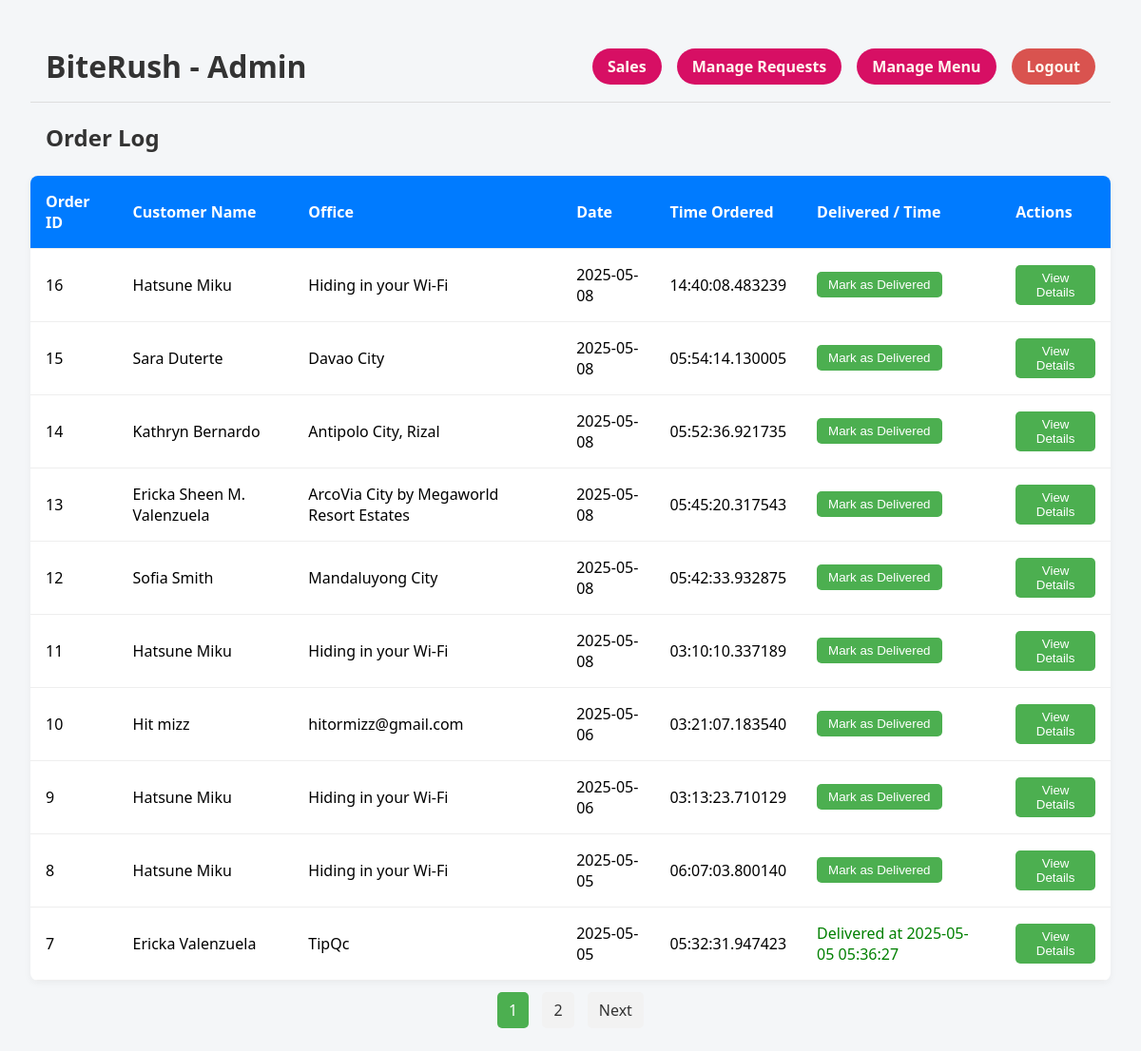
Screenshot of /admin_dashboard (signed in) with the database file from the repository.
### tables this page shows
CREATE TABLE Orders (
    Order_ID INTEGER PRIMARY KEY AUTOINCREMENT,
    Customer_ID INTEGER,
    Order_Type TEXT CHECK(Order_Type IN ('Walk-in', 'Delivery')) NOT NULL,
    Date DATE NOT NULL,
    Time_Ordered TIME NOT NULL,
    Requested_Delivery_Time TIME,
    Time_Delivered TIME,
    Delivered BOOLEAN NOT NULL,
    FOREIGN KEY (Customer_ID) REFERENCES Customers(Customer_ID)
);

CREATE TABLE Customers (
    Customer_ID INTEGER PRIMARY KEY AUTOINCREMENT,
    Name TEXT NOT NULL,
    Address TEXT NOT NULL,
    Phone TEXT NOT NULL,
    FOREIGN KEY (Phone) REFERENCES Users(Contact)
);

### app.py (the view)
@app.route('/admin_dashboard')
def admin_dashboard():
    if session.get('role') != 'admin':
        return redirect(url_for('home'))
    conn = get_db_connection()
    cursor = conn.cursor()
    page = int(request.args.get('page', 1))
    per_page = 10
    offset = (page - 1) * per_page
    cursor.execute("SELECT COUNT(*) FROM Orders")
    total_orders = cursor.fetchone()[0]
    total_pages = (total_orders + per_page - 1) // per_page
    cursor.execute("""
        SELECT o.Order_ID, o.Date, o.Time_Ordered, o.Delivered, o.Time_Delivered,
        c.Name AS Customer_Name, c.Address
        FROM Orders o
        LEFT JOIN Customers c ON o.Customer_ID = c.Customer_ID
        ORDER BY o.Date DESC, o.Time_Ordered DESC
        LIMIT ? OFFSET ?
    """, (per_page, offset))
    orders = cursor.fetchall()
    cursor.execute("SELECT COUNT(*) FROM Special_Requests WHERE Approved = 0")
    pending_requests = cursor.fetchone()[0]
    conn.close()
    return render_template(
        'admin_dashboard.html',
        orders=orders,
        current_page=page,
        total_pages=total_pages,
        pending_requests=pending_requests  # Passing the number of pending special requests
    )

### app.py (called while the page is built)
def get_db_connection():
    conn = sqlite3.connect(DB_PATH)
    conn.row_factory = sqlite3.Row
    return conn

### templates/admin_dashboard.html (shortened to what this page needs)
<!DOCTYPE html>
<html lang="en">
<head>
  <link rel="stylesheet" href="{{ url_for('static', filename='styles_admin_dashboard.css') }}">
</head>
<body>
  <header>
    <a href="admin_dashboard" class="logo">BiteRush - Admin</a>
    <div class="auth-buttons">
      <a class="btn-manage" href="{{ url_for('sales_summary') }}">Sales</a>
      <a class="btn-manage" href="{{ url_for('request_management') }}">Manage Requests</a>
      <a class="btn-manage" href="{{ url_for('menu_management') }}">Manage Menu</a>
      <a class="logout-link" href="{{ url_for('logout') }}">Logout</a>
    </div>
  </header>
  <main>
    <h2>Order Log</h2>
    <table>
      <thead>
        <tr>
          <th>Order ID</th>
          <th>Customer Name</th>
          <th>Office</th>
          <th>Date</th>
          <th>Time Ordered</th>
          <th>Delivered / Time</th>
          <th>Actions</th>
        </tr>
      </thead>
      <tbody>
        {% for order in orders %}
        <tr>
          <td data-label="Order ID">{{ order['Order_ID'] }}</td>
          <td data-label="Customer Name">{{ order['Customer_Name'] }}</td>
          <td data-label="Office">{{ order['Address'] }}</td>
          <td data-label="Date">{{ order['Date'] }}</td>
          <td data-label="Time Ordered">{{ order['Time_Ordered'] }}</td>
          <td data-label="Delivered / Time">
            {% if not order['Delivered'] %}
              <form action="{{ url_for('mark_delivered', order_id=order['Order_ID']) }}" method="post">
                <button type="submit">Mark as Delivered</button>
              </form>
            {% else %}
              <span style="color: green;">Delivered at {{ order['Time_Delivered'] }}</span>
            {% endif %}
          </td>
          <td>
            <a href="{{ url_for('order_details', order_id=order['Order_ID']) }}">
              <button>View Details</button>
            </a>
          </td>
        </tr>
        {% endfor %}
      </tbody>
    </table>
    <div class="pagination">
      {% for page_num in range(1, total_pages + 1) %}
        <a href="{{ url_for('admin_dashboard', page=page_num) }}" {% if page_num == current_page %}class="active"{% endif %}>{{ page_num }}</a>
      {% endfor %}
      {% if current_page < total_pages %}
        <a href="{{ url_for('admin_dashboard', page=current_page + 1) }}">Next</a>
      {% endif %}
    </div>
  </main>
</body>
</html>

### static/styles_admin_dashboard.css (style rules this page uses)
body { font-family: 'Segoe UI', Tahoma, Geneva, Verdana, sans-serif; background-color: #f4f6f8; margin: 0; padding: 2rem; }
h2, h3 { text-align: left; color: #333; margin-left: 1rem; }
header { display: flex; justify-content: space-between; align-items: center; padding: 1rem; background-color: #f4f6f8; border-bottom: 1px solid #ddd; }
.logo { font-size: 2rem; font-weight: bold; text-decoration: none; color: #333; }
.auth-buttons { display: flex; gap: 1rem; }
table { width: 100%; border-collapse: collapse; margin-top: 1.5rem; background-color: white; border-radius: 8px; overflow: hidden; box-shadow: 0 2px 8px rgba(0, 0, 0, 0.05); }
th, td { padding: 1rem; text-align: left; border-bottom: 1px solid #eee; }
th { background-color: #007bff; color: white; }
button { padding: 6px 12px; background-color: #4CAF50; color: white; border: none; cursor: pointer; border-radius: 5px; }
.logout-link { background: #d9534f; color: #fffaf0; border: none; padding: 8px 16px; border-radius: 20px; cursor: pointer; font-weight: bold; transition: background-color 0.3s ease; text-decoration: none; }
.btn-manage { background: #d70f64; color: #fffaf0; border: none; padding: 8px 16px; border-radius: 20px; cursor: pointer; font-weight: bold; transition: background-color 0.3s ease; text-decoration: none; }
form { display: inline; }
.pagination { text-align: center; margin-top: 20px; }
.pagination a { margin: 0 5px; padding: 8px 12px; background-color: #f2f2f2; color: #333; text-decoration: none; border-radius: 5px; }
.pagination a.active { background-color: #4CAF50; color: white; }

### rows the page displays
Orders: Order_ID "16", Customer_Name "Hatsune Miku", Address "Hiding in your Wi-Fi", Date "2025-05-08", Time_Ordered "14:40:08.483239"
Orders: Order_ID "15", Customer_Name "Sara Duterte", Address "Davao City", Date "2025-05-08", Time_Ordered "05:54:14.130005"
Orders: Order_ID "14", Customer_Name "Kathryn Bernardo", Address "Antipolo City, Rizal", Date "2025-05-08", Time_Ordered "05:52:36.921735"
Orders: Order_ID "13", Customer_Name "Ericka Sheen M. Valenzuela", Address "ArcoVia City by Megaworld Resort Estates", Date "2025-05-08", Time_Ordered "05:45:20.317543"
Orders: Order_ID "12", Customer_Name "Sofia Smith", Address "Mandaluyong City", Date "2025-05-08", Time_Ordered "05:42:33.932875"
Orders: Order_ID "11", Customer_Name "Hatsune Miku", Address "Hiding in your Wi-Fi", Date "2025-05-08", Time_Ordered "03:10:10.337189"
Orders: Order_ID "10", Customer_Name "Hit mizz", Address "hitormizz@gmail.com", Date "2025-05-06", Time_Ordered "03:21:07.183540"
Orders: Order_ID "9", Customer_Name "Hatsune Miku", Address "Hiding in your Wi-Fi", Date "2025-05-06", Time_Ordered "03:13:23.710129"
Orders: Order_ID "8", Customer_Name "Hatsune Miku", Address "Hiding in your Wi-Fi", Date "2025-05-05", Time_Ordered "06:07:03.800140"
Orders: Order_ID "7", Customer_Name "Ericka Valenzuela", Address "TipQc", Date "2025-05-05", Time_Ordered "05:32:31.947423", Time_Delivered "2025-05-05 05:36:27"

### other values shown
{{ page_num }} "1" "2"
